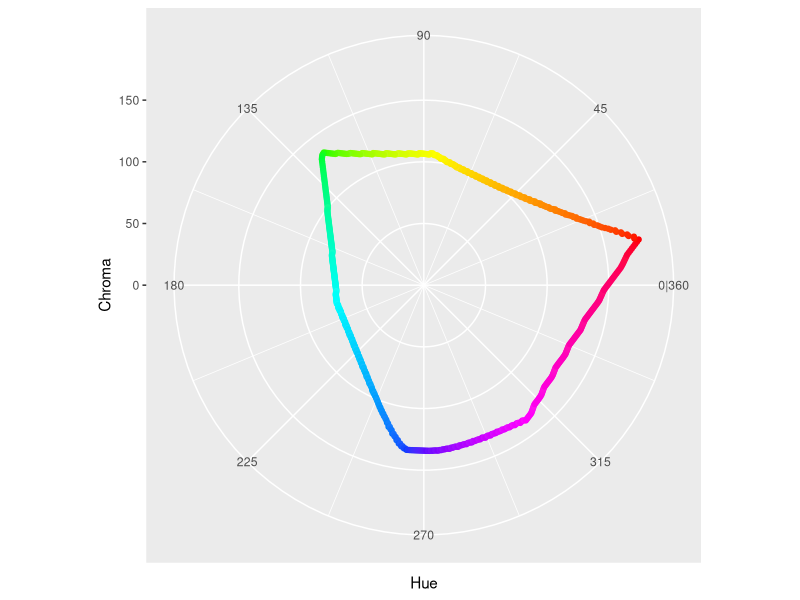
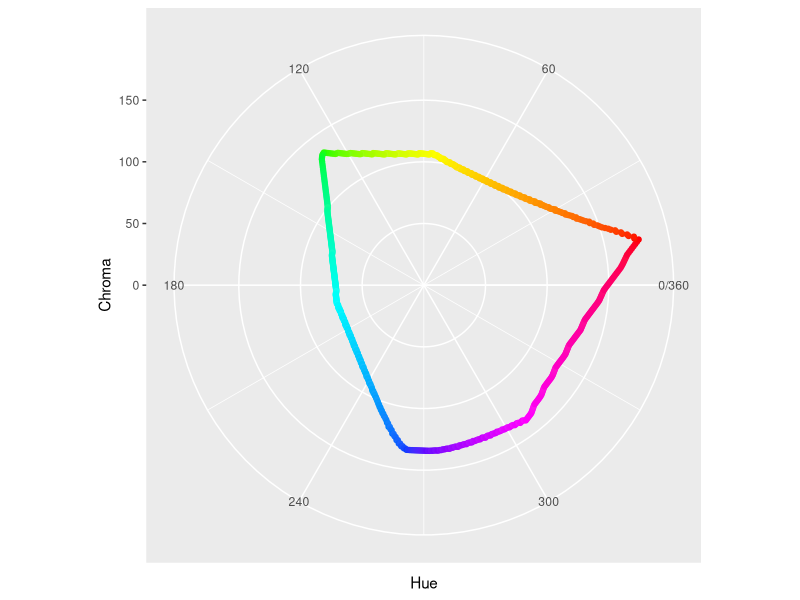
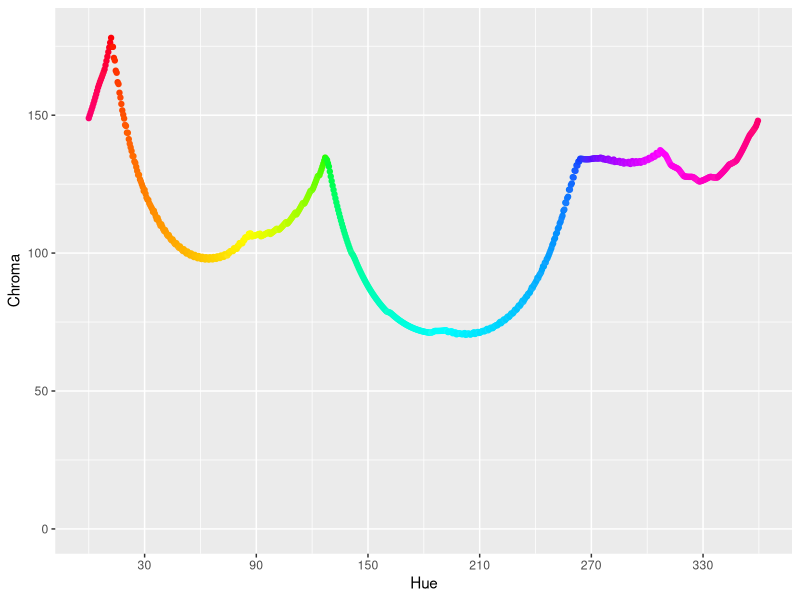

The R script that drew these images, in order:
# This file creates the grids of colors
library(colorspace)
library(data.table)
library(ggplot2)
library(tidyverse)

hue <- seq(0, 359.5, .5)
luminance <- seq(0, 100, .5)

max_chroma_luminance <- function(h) {
  mc <- max_chroma(h, l = seq(0, 100, .5))
  ml <- seq(0, 100, .5)[mc == max(mc)]
  data.frame(hue = h,
             chroma = max(mc),
             luminance = ml)
}

df <- map_dfr(hue, max_chroma_luminance)

df <- df %>%
  mutate(x = chroma * cos(hue * pi/180),
         y = chroma * sin(hue * pi/180),
         hexcolor = hcl(hue, chroma, luminance))

ggplot(data = df,
       aes(hue, chroma, 
           color = hexcolor, 
           fill = hexcolor)) +
  geom_point() + 
  scale_color_identity() +
  scale_fill_identity() +
  scale_x_continuous("Hue",
                     limits = c(0, 360),
                     breaks = seq(45, 360, 45),
                     minor_breaks = seq(0, 315, 45) + 45/2,
                     labels = c('45', '90', '135', '180', 
                                '225', '270', '315', '0|360')) +
  scale_y_continuous("Chroma",
                     limits = c(0, 180)) +
  coord_polar(start = 270 * pi / 180,
              direction = -1) +
  theme(legend.position = "none")

ggplot(data = df,
       aes(hue, chroma, 
           color = hexcolor, 
           fill = hexcolor)) +
  geom_point() + 
  scale_color_identity() +
  scale_fill_identity() +
  scale_x_continuous("Hue",
                     limits = c(0, 360),
                     breaks = seq(0, 360, 60),
                     minor_breaks = seq(0, 360, 60) + 30) +
  scale_y_continuous("Chroma",
                     limits = c(0, 180)) +
  coord_polar(start = 270 * pi / 180,
              direction = -1) +
  theme(legend.position = "none")

ggplot(data = df,
       aes(hue, chroma, 
           color = hexcolor, 
           fill = hexcolor)) +
  geom_point() + 
  scale_color_identity() +
  scale_fill_identity() +
  scale_x_continuous("Hue",
                     limits = c(0, 360),
                     breaks = seq(0, 360, 60) + 30,
                     minor_breaks = seq(0, 360, 30)) +
  scale_y_continuous("Chroma",
                     limits = c(0, 180)) +
  theme(legend.position = "none")


# bi color scale?
# 1 red, yellow - orange
# 2 orange, green - yellow
# 3 orange, blue - green
# 4
# 5
# 6

# Keep the edges of the hue values locked, 
# Then figure out how far I can push the grid out
# I think we can use optimization for this?
# Need chroma 1, chroma 2, and luminance values.




